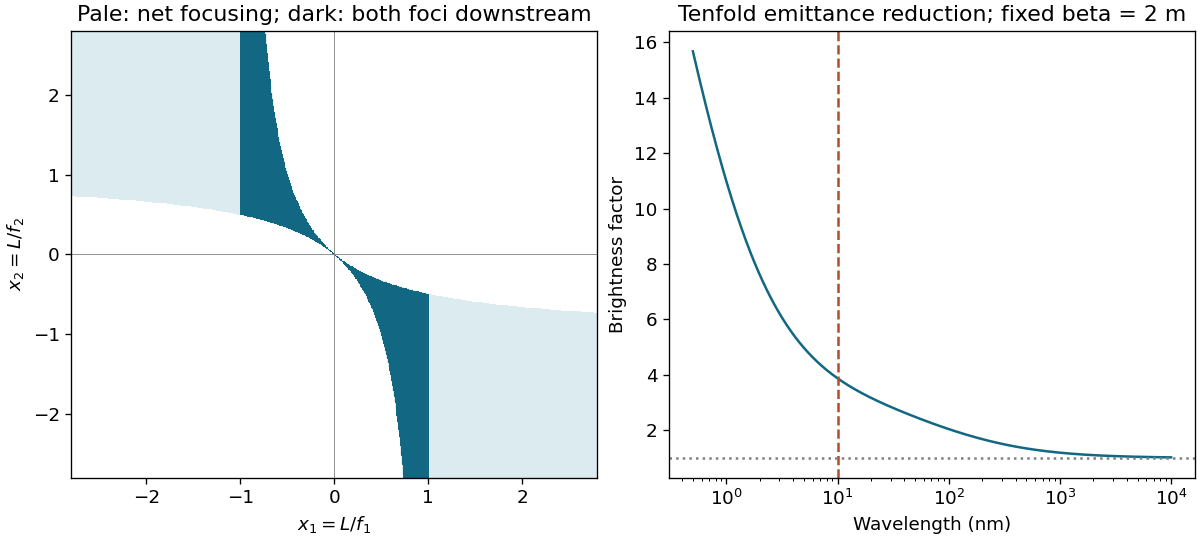

Write Python code to recreate this figure.
from pathlib import Path
import numpy as np
import matplotlib
matplotlib.use('Agg')
import matplotlib.pyplot as plt
plt.rcParams.update({'font.size':11})

fig,axs=plt.subplots(1,2,figsize=(10,4.5),layout='constrained',facecolor='white')
x=np.linspace(-2.8,2.8,600);X,Y=np.meshgrid(x,x);net=X*Y<-np.abs(X+Y);down=net&(np.abs(X)<1)
axs[0].contourf(X,Y,net.astype(int)+down.astype(int),levels=[-.5,.5,1.5,2.5],colors=['white','#dcebf0','#126782']);axs[0].axhline(0,color='gray',lw=.5);axs[0].axvline(0,color='gray',lw=.5);axs[0].set(xlabel=r'$x_1=L/f_1$',ylabel=r'$x_2=L/f_2$',title='Pale: net focusing; dark: both foci downstream')
lam=np.geomspace(.5e-9,10e-6,700)
def prod(f):
 sr2=lam*2/(16*np.pi**2);sp2=lam/2
 return np.sqrt((f*3e-9*2+sr2)*(f*3e-9/2+sp2)*(f*3e-11*2+sr2)*(f*3e-11/2+sp2))
ratio=prod(1)/prod(.1);axs[1].semilogx(lam*1e9,ratio,color='#126782');axs[1].axvline(10,color='#b14c2e',ls='--');axs[1].axhline(1,color='gray',ls=':');axs[1].set(xlabel='Wavelength (nm)',ylabel='Brightness factor',title='Tenfold emittance reduction; fixed beta = 2 m')

fig.savefig(Path.cwd()/Path(__file__).with_suffix('.png').name,dpi=120,facecolor='white',transparent=False,metadata={'Software':'Matplotlib'})
plt.close(fig)
